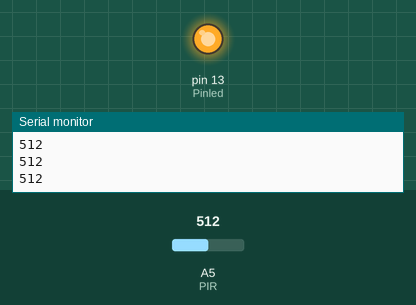
Bench run of a sketch on a simulated Arduino Uno, built with avr-gcc and run on an emulated ATmega328P. On the bench: output pins drawn as LEDs (lit = HIGH), the last lines printed to the serial monitor. Inputs (shaded band) come from the test bench; at power-on: A5 (PIR) = 512.

Above: at 1.2 s.
1.3 s: A5 (PIR) set to 489
At 1.7 s:
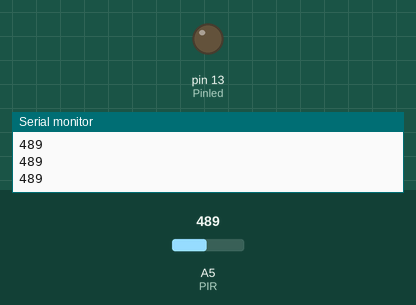
2.8 s: A5 (PIR) set to 510
At 4.0 s:
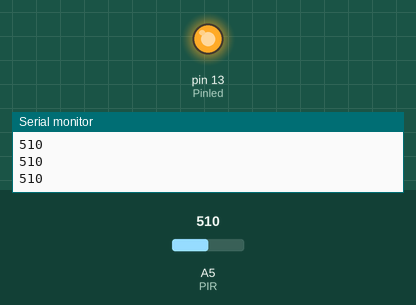
4.3 s: A5 (PIR) set to 490
At 5.6 s:
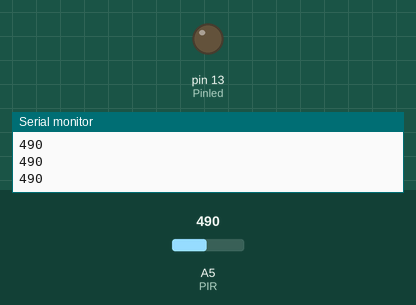
Timing chart, 0 to 7.3 s (numbered marks = the images above; inputs shaded):
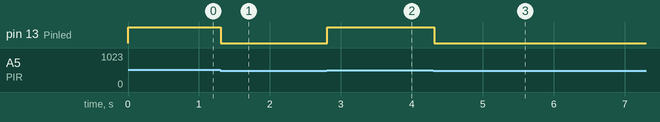

The sketch:

motion-sensor.ino
```cpp
const int PIR= A5;
const int Pinled = 13;


void setup() {
  Serial.begin (9600);
  pinMode (Pinled,OUTPUT);
  pinMode (PIR,INPUT);
}

void loop() {
  int dataPIR = analogRead(PIR);
  if(dataPIR>500){
    digitalWrite(Pinled, HIGH);
    Serial.println(dataPIR);
    delay(100);
    }
    else{
    digitalWrite(Pinled, LOW);
    Serial.println(dataPIR);
    delay(100);
    }
}
```

Measured:
- the behaviour switches between 501 and 500 on A5 (PIR) (found by bisection; images 0 and 1)
- after the input at 1.3 s, pin 13 (Pinled): HIGH → LOW at once
- after the input at 2.8 s, pin 13 (Pinled): LOW → HIGH at once
- after the input at 4.3 s, pin 13 (Pinled): HIGH → LOW at once
